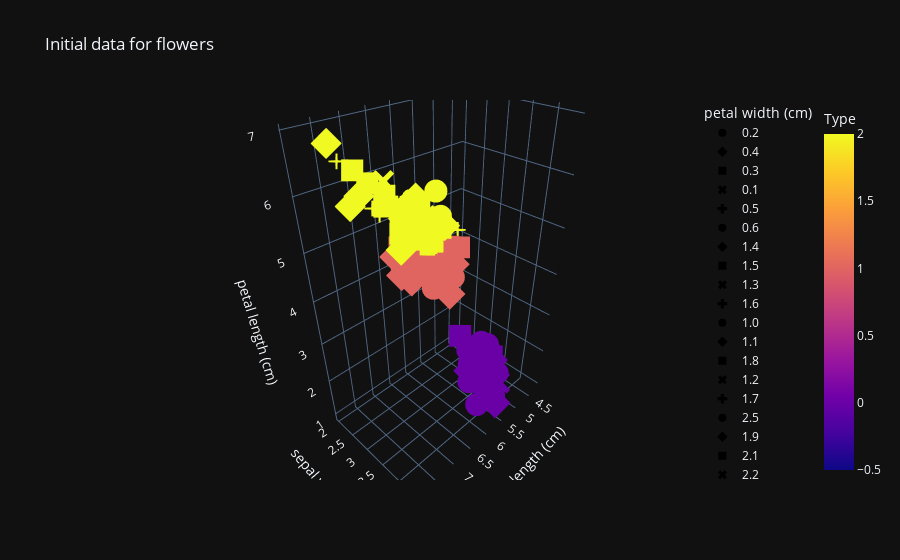
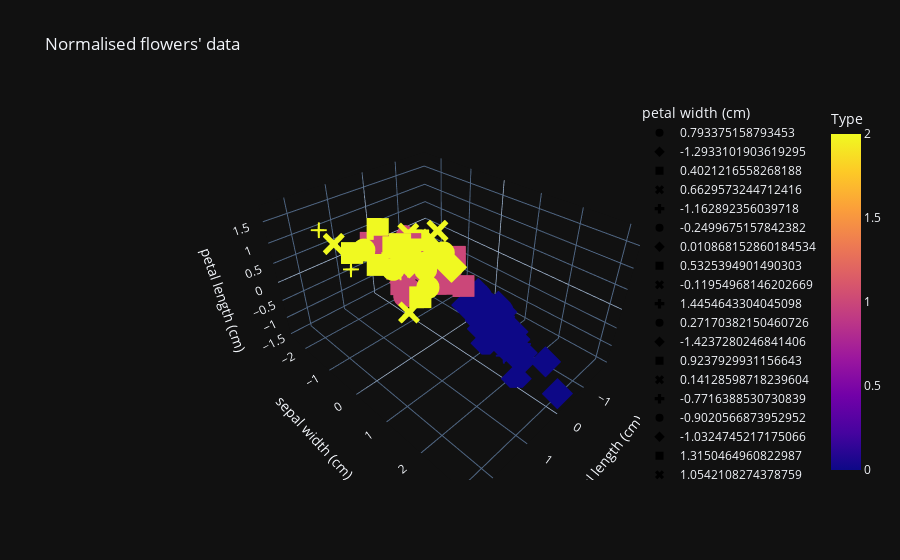

These figures' notebook cell, in order:
### Code cell
print("IRIS")
inputs, outputs, outputNames, feature1, feature2, feature3, feature4, featureNames = load_data_flowers()
plot_data_four_features(inputs, outputs, featureNames, "Initial data for flowers")
plot_histogram_feature(feature1, featureNames[0])
plot_histogram_feature(feature2, featureNames[1])
plot_histogram_feature(feature3, featureNames[2])
plot_histogram_feature(feature4, featureNames[3])
plot_histogram_data(outputs, outputNames, 'Flowers class')
trainInputs, trainOutputs, testInputs, testOutputs = train_and_test(inputs, outputs)
trainInputs, testInputs = normalisation(trainInputs, testInputs)
plot_data_four_features(trainInputs, trainOutputs, featureNames, "Normalised flowers' data")
computedOutputs = classifier_by_tool(trainInputs, trainOutputs, testInputs, testOutputs)
print('Computed:', list(computedOutputs))
print('Real:    ', testOutputs)
print()
computedOutputsByMe = classifier_by_me(trainInputs, trainOutputs, testInputs)
print('Computed by me:', computedOutputsByMe)
print('Real:          ', testOutputs)
confusion_matrix_by_me = evaluate(np.array(testOutputs), np.array(computedOutputsByMe), outputNames)
plot_confusion_matrix(confusion_matrix_by_me, outputNames, "Iris classification by me")

print('\n\nDIGITS')
inputs, outputs, outputNames = load_data_digit()
plot_histogram_data(outputs, outputNames, 'Digits Class')
trainInputs, trainOutputs, testInputs, testOutputs = train_and_test(inputs, outputs)
trainInputs, testInputs = flatten_data(trainInputs, testInputs)
trainInputs, testInputs = normalisation(trainInputs, testInputs)
computedOutputs = classifier_by_tool(trainInputs, trainOutputs, testInputs, testOutputs)
print('Computed:', list(computedOutputs))
print('Real:    ', testOutputs)
print()
computedOutputsByMe = classifier_by_me(trainInputs, trainOutputs, testInputs)
print('Computed by me:', computedOutputsByMe)
print('Real:          ', testOutputs)
confusion_matrix_by_me = evaluate(np.array(testOutputs), np.array(computedOutputsByMe), outputNames)
plot_confusion_matrix(confusion_matrix_by_me, outputNames, "Digits classification by me")

### Figure 1 — Plotly figure (JSON) as saved in the notebook; plotly's stock layout.template omitted (floating-point values rounded to 4 significant figures)
{"data": [{"hovertemplate": "petal width (cm)=0.2<br>sepal length (cm)=%{x}<br>sepal width (cm)=%{y}<br>petal length (cm)=%{z}<br>Type=%{marker.color}<extra></extra>", "legendgroup": "0.2", "marker": {"color": [0, 0, 0, 0, 0, 0, 0, 0, 0, 0, 0, 0, 0, 0, 0, 0, 0, 0, 0, 0, 0, 0, 0, 0, 0, 0, 0, 0, 0], "coloraxis": "coloraxis", "symbol": "circle"}, "mode": "markers", "name": "0.2", "scene": "scene", "showlegend": true, "x": [5.1, 4.9, 4.7, 4.6, 5.0, 5.0, 4.4, 5.4, 4.8, 5.8, 5.4, 4.6, 4.8, 5.0, 5.2, 5.2, 4.7, 4.8, 5.5, 4.9, 5.0, 5.5, 4.4, 5.1, 4.4, 5.1, 4.6, 5.3, 5.0], "y": [3.5, 3.0, 3.2, 3.1, 3.6, 3.4, 2.9, 3.7, 3.4, 4.0, 3.4, 3.6, 3.4, 3.0, 3.5, 3.4, 3.2, 3.1, 4.2, 3.1, 3.2, 3.5, 3.0, 3.4, 3.2, 3.8, 3.2, 3.7, 3.3], "z": [1.4, 1.4, 1.3, 1.5, 1.4, 1.5, 1.4, 1.5, 1.6, 1.2, 1.7, 1.0, 1.9, 1.6, 1.5, 1.4, 1.6, 1.6, 1.4, 1.5, 1.2, 1.3, 1.3, 1.5, 1.3, 1.6, 1.4, 1.5, 1.4], "type": "scatter3d"}, {"hovertemplate": "petal width (cm)=0.4<br>sepal length (cm)=%{x}<br>sepal width (cm)=%{y}<br>petal length (cm)=%{z}<br>Type=%{marker.color}<extra></extra>", "legendgroup": "0.4", "marker": {"color": [0, 0, 0, 0, 0, 0, 0], "coloraxis": "coloraxis", "symbol": "diamond"}, "mode": "markers", "name": "0.4", "scene": "scene", "showlegend": true, "x": [5.4, 5.7, 5.4, 5.1, 5.0, 5.4, 5.1], "y": [3.9, 4.4, 3.9, 3.7, 3.4, 3.4, 3.8], "z": [1.7, 1.5, 1.3, 1.5, 1.6, 1.5, 1.9], "type": "scatter3d"}, {"hovertemplate": "petal width (cm)=0.3<br>sepal length (cm)=%{x}<br>sepal width (cm)=%{y}<br>petal length (cm)=%{z}<br>Type=%{marker.color}<extra></extra>", "legendgroup": "0.3", "marker": {"color": [0, 0, 0, 0, 0, 0, 0], "coloraxis": "coloraxis", "symbol": "square"}, "mode": "markers", "name": "0.3", "scene": "scene", "showlegend": true, "x": [4.6, 5.1, 5.7, 5.1, 5.0, 4.5, 4.8], "y": [3.4, 3.5, 3.8, 3.8, 3.5, 2.3, 3.0], "z": [1.4, 1.4, 1.7, 1.5, 1.3, 1.3, 1.4], "type": "scatter3d"}, {"hovertemplate": "petal width (cm)=0.1<br>sepal length (cm)=%{x}<br>sepal width (cm)=%{y}<br>petal length (cm)=%{z}<br>Type=%{marker.color}<extra></extra>", "legendgroup": "0.1", "marker": {"color": [0, 0, 0, 0, 0], "coloraxis": "coloraxis", "symbol": "x"}, "mode": "markers", "name": "0.1", "scene": "scene", "showlegend": true, "x": [4.9, 4.8, 4.3, 5.2, 4.9], "y": [3.1, 3.0, 3.0, 4.1, 3.6], "z": [1.5, 1.4, 1.1, 1.5, 1.4], "type": "scatter3d"}, {"hovertemplate": "petal width (cm)=0.5<br>sepal length (cm)=%{x}<br>sepal width (cm)=%{y}<br>petal length (cm)=%{z}<br>Type=%{marker.color}<extra></extra>", "legendgroup": "0.5", "marker": {"color": [0], "coloraxis": "coloraxis", "symbol": "cross"}, "mode": "markers", "name": "0.5", "scene": "scene", "showlegend": true, "x": [5.1], "y": [3.3], "z": [1.7], "type": "scatter3d"}, {"hovertemplate": "petal width (cm)=0.6<br>sepal length (cm)=%{x}<br>sepal width (cm)=%{y}<br>petal length (cm)=%{z}<br>Type=%{marker.color}<extra></extra>", "legendgroup": "0.6", "marker": {"color": [0], "coloraxis": "coloraxis", "symbol": "circle"}, "mode": "markers", "name": "0.6", "scene": "scene", "showlegend": true, "x": [5.0], "y": [3.5], "z": [1.6], "type": "scatter3d"}, {"hovertemplate": "petal width (cm)=1.4<br>sepal length (cm)=%{x}<br>sepal width (cm)=%{y}<br>petal length (cm)=%{z}<br>Type=%{marker.color}<extra></extra>", "legendgroup": "1.4", "marker": {"color": [1, 1, 1, 1, 1, 1, 1, 2], "coloraxis": "coloraxis", "symbol": "diamond"}, "mode": "markers", "name": "1.4", "scene": "scene", "showlegend": true, "x": [7.0, 5.2, 6.1, 6.7, 6.6, 6.8, 6.1, 6.1], "y": [3.2, 2.7, 2.9, 3.1, 3.0, 2.8, 3.0, 2.6], "z": [4.7, 3.9, 4.7, 4.4, 4.4, 4.8, 4.6, 5.6], "type": "scatter3d"}, {"hovertemplate": "petal width (cm)=1.5<br>sepal length (cm)=%{x}<br>sepal width (cm)=%{y}<br>petal length (cm)=%{z}<br>Type=%{marker.color}<extra></extra>", "legendgroup": "1.5", "marker": {"color": [1, 1, 1, 1, 1, 1, 1, 1, 1, 1, 2, 2], "coloraxis": "coloraxis", "symbol": "square"}, "mode": "markers", "name": "1.5", "scene": "scene", "showlegend": true, "x": [6.4, 6.9, 6.5, 5.9, 5.6, 6.2, 6.3, 6.0, 5.4, 6.7, 6.0, 6.3], "y": [3.2, 3.1, 2.8, 3.0, 3.0, 2.2, 2.5, 2.9, 3.0, 3.1, 2.2, 2.8], "z": [4.5, 4.9, 4.6, 4.2, 4.5, 4.5, 4.9, 4.5, 4.5, 4.7, 5.0, 5.1], "type": "scatter3d"}, {"hovertemplate": "petal width (cm)=1.3<br>sepal length (cm)=%{x}<br>sepal width (cm)=%{y}<br>petal length (cm)=%{z}<br>Type=%{marker.color}<extra></extra>", "legendgroup": "1.3", "marker": {"color": [1, 1, 1, 1, 1, 1, 1, 1, 1, 1, 1, 1, 1], "coloraxis": "coloraxis", "symbol": "x"}, "mode": "markers", "name": "1.3", "scene": "scene", "showlegend": true, "x": [5.5, 5.7, 6.6, 5.6, 6.1, 6.4, 6.3, 5.6, 5.5, 5.6, 5.7, 6.2, 5.7], "y": [2.3, 2.8, 2.9, 2.9, 2.8, 2.9, 2.3, 3.0, 2.5, 2.7, 2.9, 2.9, 2.8], "z": [4.0, 4.5, 4.6, 3.6, 4.0, 4.3, 4.4, 4.1, 4.0, 4.2, 4.2, 4.3, 4.1], "type": "scatter3d"}, {"hovertemplate": "petal width (cm)=1.6<br>sepal length (cm)=%{x}<br>sepal width (cm)=%{y}<br>petal length (cm)=%{z}<br>Type=%{marker.color}<extra></extra>", "legendgroup": "1.6", "marker": {"color": [1, 1, 1, 2], "coloraxis": "coloraxis", "symbol": "cross"}, "mode": "markers", "name": "1.6", "scene": "scene", "showlegend": true, "x": [6.3, 6.0, 6.0, 7.2], "y": [3.3, 2.7, 3.4, 3.0], "z": [4.7, 5.1, 4.5, 5.8], "type": "scatter3d"}, {"hovertemplate": "petal width (cm)=1.0<br>sepal length (cm)=%{x}<br>sepal width (cm)=%{y}<br>petal length (cm)=%{z}<br>Type=%{marker.color}<extra></extra>", "legendgroup": "1.0", "marker": {"color": [1, 1, 1, 1, 1, 1, 1], "coloraxis": "coloraxis", "symbol": "circle"}, "mode": "markers", "name": "1.0", "scene": "scene", "showlegend": true, "x": [4.9, 5.0, 6.0, 5.8, 5.7, 5.5, 5.0], "y": [2.4, 2.0, 2.2, 2.7, 2.6, 2.4, 2.3], "z": [3.3, 3.5, 4.0, 4.1, 3.5, 3.7, 3.3], "type": "scatter3d"}, {"hovertemplate": "petal width (cm)=1.1<br>sepal length (cm)=%{x}<br>sepal width (cm)=%{y}<br>petal length (cm)=%{z}<br>Type=%{marker.color}<extra></extra>", "legendgroup": "1.1", "marker": {"color": [1, 1, 1], "coloraxis": "coloraxis", "symbol": "diamond"}, "mode": "markers", "name": "1.1", "scene": "scene", "showlegend": true, "x": [5.6, 5.5, 5.1], "y": [2.5, 2.4, 2.5], "z": [3.9, 3.8, 3.0], "type": "scatter3d"}, {"hovertemplate": "petal width (cm)=1.8<br>sepal length (cm)=%{x}<br>sepal width (cm)=%{y}<br>petal length (cm)=%{z}<br>Type=%{marker.color}<extra></extra>", "legendgroup": "1.8", "marker": {"color": [1, 2, 2, 2, 2, 2, 2, 2, 2, 2, 2, 2], "coloraxis": "coloraxis", "symbol": "square"}, "mode": "markers", "name": "1.8", "scene": "scene", "showlegend": true, "x": [5.9, 6.3, 7.3, 6.7, 6.5, 6.3, 7.2, 6.2, 6.1, 6.4, 6.0, 5.9], "y": [3.2, 2.9, 2.9, 2.5, 3.0, 2.7, 3.2, 2.8, 3.0, 3.1, 3.0, 3.0], "z": [4.8, 5.6, 6.3, 5.8, 5.5, 4.9, 6.0, 4.8, 4.9, 5.5, 4.8, 5.1], "type": "scatter3d"}, {"hovertemplate": "petal width (cm)=1.2<br>sepal length (cm)=%{x}<br>sepal width (cm)=%{y}<br>petal length (cm)=%{z}<br>Type=%{marker.color}<extra></extra>", "legendgroup": "1.2", "marker": {"color": [1, 1, 1, 1, 1], "coloraxis": "coloraxis", "symbol": "x"}, "mode": "markers", "name": "1.2", "scene": "scene", "showlegend": true, "x": [6.1, 5.8, 5.5, 5.8, 5.7], "y": [2.8, 2.7, 2.6, 2.6, 3.0], "z": [4.7, 3.9, 4.4, 4.0, 4.2], "type": "scatter3d"}, {"hovertemplate": "petal width (cm)=1.7<br>sepal length (cm)=%{x}<br>sepal width (cm)=%{y}<br>petal length (cm)=%{z}<br>Type=%{marker.color}<extra></extra>", "legendgroup": "1.7", "marker": {"color": [1, 2], "coloraxis": "coloraxis", "symbol": "cross"}, "mode": "markers", "name": "1.7", "scene": "scene", "showlegend": true, "x": [6.7, 4.9], "y": [3.0, 2.5], "z": [5.0, 4.5], "type": "scatter3d"}, {"hovertemplate": "petal width (cm)=2.5<br>sepal length (cm)=%{x}<br>sepal width (cm)=%{y}<br>petal length (cm)=%{z}<br>Type=%{marker.color}<extra></extra>", "legendgroup": "2.5", "marker": {"color": [2, 2, 2], "coloraxis": "coloraxis", "symbol": "circle"}, "mode": "markers", "name": "2.5", "scene": "scene", "showlegend": true, "x": [6.3, 7.2, 6.7], "y": [3.3, 3.6, 3.3], "z": [6.0, 6.1, 5.7], "type": "scatter3d"}, {"hovertemplate": "petal width (cm)=1.9<br>sepal length (cm)=%{x}<br>sepal width (cm)=%{y}<br>petal length (cm)=%{z}<br>Type=%{marker.color}<extra></extra>", "legendgroup": "1.9", "marker": {"color": [2, 2, 2, 2, 2], "coloraxis": "coloraxis", "symbol": "diamond"}, "mode": "markers", "name": "1.9", "scene": "scene", "showlegend": true, "x": [5.8, 6.4, 7.4, 5.8, 6.3], "y": [2.7, 2.7, 2.8, 2.7, 2.5], "z": [5.1, 5.3, 6.1, 5.1, 5.0], "type": "scatter3d"}, {"hovertemplate": "petal width (cm)=2.1<br>sepal length (cm)=%{x}<br>sepal width (cm)=%{y}<br>petal length (cm)=%{z}<br>Type=%{marker.color}<extra></extra>", "legendgroup": "2.1", "marker": {"color": [2, 2, 2, 2, 2, 2], "coloraxis": "coloraxis", "symbol": "square"}, "mode": "markers", "name": "2.1", "scene": "scene", "showlegend": true, "x": [7.1, 7.6, 6.8, 6.7, 6.4, 6.9], "y": [3.0, 3.0, 3.0, 3.3, 2.8, 3.1], "z": [5.9, 6.6, 5.5, 5.7, 5.6, 5.4], "type": "scatter3d"}, {"hovertemplate": "petal width (cm)=2.2<br>sepal length (cm)=%{x}<br>sepal width (cm)=%{y}<br>petal length (cm)=%{z}<br>Type=%{marker.color}<extra></extra>", "legendgroup": "2.2", "marker": {"color": [2, 2, 2], "coloraxis": "coloraxis", "symbol": "x"}, "mode": "markers", "name": "2.2", "scene": "scene", "showlegend": true, "x": [6.5, 7.7, 6.4], "y": [3.0, 3.8, 2.8], "z": [5.8, 6.7, 5.6], "type": "scatter3d"}, {"hovertemplate": "petal width (cm)=2.0<br>sepal length (cm)=%{x}<br>sepal width (cm)=%{y}<br>petal length (cm)=%{z}<br>Type=%{marker.color}<extra></extra>", "legendgroup": "2.0", "marker": {"color": [2, 2, 2, 2, 2, 2], "coloraxis": "coloraxis", "symbol": "cross"}, "mode": "markers", "name": "2.0", "scene": "scene", "showlegend": true, "x": [6.5, 5.7, 5.6, 7.7, 7.9, 6.5], "y": [3.2, 2.5, 2.8, 2.8, 3.8, 3.0], "z": [5.1, 5.0, 4.9, 6.7, 6.4, 5.2], "type": "scatter3d"}, {"hovertemplate": "petal width (cm)=2.4<br>sepal length (cm)=%{x}<br>sepal width (cm)=%{y}<br>petal length (cm)=%{z}<br>Type=%{marker.color}<extra></extra>", "legendgroup": "2.4", "marker": {"color": [2, 2, 2], "coloraxis": "coloraxis", "symbol": "circle"}, "mode": "markers", "name": "2.4", "scene": "scene", "showlegend": true, "x": [5.8, 6.3, 6.7], "y": [2.8, 3.4, 3.1], "z": [5.1, 5.6, 5.6], "type": "scatter3d"}, {"hovertemplate": "petal width (cm)=2.3<br>sepal length (cm)=%{x}<br>sepal width (cm)=%{y}<br>petal length (cm)=%{z}<br>Type=%{marker.color}<extra></extra>", "legendgroup": "2.3", "marker": {"color": [2, 2, 2, 2, 2, 2, 2, 2], "coloraxis": "coloraxis", "symbol": "diamond"}, "mode": "markers", "name": "2.3", "scene": "scene", "showlegend": true, "x": [6.4, 7.7, 6.9, 7.7, 6.9, 6.8, 6.7, 6.2], "y": [3.2, 2.6, 3.2, 3.0, 3.1, 3.2, 3.0, 3.4], "z": [5.3, 6.9, 5.7, 6.1, 5.1, 5.9, 5.2, 5.4], "type": "scatter3d"}], "layout": {"scene": {"domain": {"x": [0.0, 1.0], "y": [0.0, 1.0]}, "xaxis": {"title": {"text": "sepal length (cm)"}}, "yaxis": {"title": {"text": "sepal width (cm)"}}, "zaxis": {"title": {"text": "petal length (cm)"}}}, "coloraxis": {"colorbar": {"title": {"text": "Type"}}, "colorscale": [[0.0, "#0d0887"], [0.1111, "#46039f"], [0.2222, "#7201a8"], [0.3333, "#9c179e"], [0.4444, "#bd3786"], [0.5556, "#d8576b"], [0.6667, "#ed7953"], [0.7778, "#fb9f3a"], [0.8889, "#fdca26"], [1.0, "#f0f921"]]}, "legend": {"title": {"text": "petal width (cm)"}, "tracegroupgap": 0, "orientation": "v", "yanchor": "top", "xanchor": "right"}, "title": {"text": "Initial data for flowers"}}}

### Figure 2 — Plotly figure (JSON) as saved in the notebook; plotly's stock layout.template omitted (floating-point values rounded to 4 significant figures)
{"data": [{"hovertemplate": "petal width (cm)=0.793375158793453<br>sepal length (cm)=%{x}<br>sepal width (cm)=%{y}<br>petal length (cm)=%{z}<br>Type=%{marker.color}<extra></extra>", "legendgroup": "0.793375158793453", "marker": {"color": [2, 2, 2, 2, 2, 1, 2, 2], "coloraxis": "coloraxis", "symbol": "circle"}, "mode": "markers", "name": "0.793375158793453", "scene": "scene", "showlegend": true, "x": [0.1748, 1.707, 0.2927, 1.589, 0.5284, 0.05697, 0.05697, 0.7642], "y": [-0.1426, -0.3738, -0.1426, 0.3199, -0.8363, 0.3199, -0.1426, -0.1426], "z": [0.5864, 1.423, 0.6421, 1.255, 0.6421, 0.5864, 0.7536, 0.9767], "type": "scatter3d"}, {"hovertemplate": "petal width (cm)=-1.2933101903619295<br>sepal length (cm)=%{x}<br>sepal width (cm)=%{y}<br>petal length (cm)=%{z}<br>Type=%{marker.color}<extra></extra>", "legendgroup": "-1.2933101903619295", "marker": {"color": [0, 0, 0, 0, 0, 0, 0, 0, 0, 0, 0, 0, 0, 0, 0, 0, 0, 0, 0, 0, 0, 0], "coloraxis": "coloraxis", "symbol": "diamond"}, "mode": "markers", "name": "-1.2933101903619295", "scene": "scene", "showlegend": true, "x": [-0.4145, -0.886, -0.7681, -0.6502, -1.004, -1.475, -1.711, -1.24, -1.004, -1.475, -1.122, -1.004, -1.004, -0.7681, -1.122, -1.24, -0.5324, -1.711, -1.004, -0.0609, -1.357, -0.5324], "y": [1.014, 1.014, 1.014, 1.476, 0.5511, 0.08864, 0.3199, 0.7823, 0.7823, 0.3199, 0.08864, 1.245, -0.1426, 0.7823, -0.1426, 0.08864, 1.476, -0.3738, 0.3199, 2.17, 0.3199, 0.7823], "z": [-1.365, -1.309, -1.254, -1.254, -1.309, -1.254, -1.365, -1.031, -1.254, -1.309, -1.254, -1.309, -1.198, -1.309, -1.309, -1.198, -1.254, -1.309, -1.421, -1.421, -1.365, -1.142], "type": "scatter3d"}, {"hovertemplate": "petal width (cm)=0.4021216558268188<br>sepal length (cm)=%{x}<br>sepal width (cm)=%{y}<br>petal length (cm)=%{z}<br>Type=%{marker.color}<extra></extra>", "legendgroup": "0.4021216558268188", "marker": {"color": [1, 1, 1, 2, 2, 1, 1, 1, 1, 1], "coloraxis": "coloraxis", "symbol": "square"}, "mode": "markers", "name": "0.4021216558268188", "scene": "scene", "showlegend": true, "x": [0.1748, -0.2966, 1.236, 0.5284, 0.1748, -0.5324, 0.4106, 0.05697, 0.7642, 0.5284], "y": [-0.3738, -0.1426, 0.08864, -0.6051, -1.992, -0.1426, -1.992, -0.1426, -0.6051, -1.299], "z": [0.4191, 0.4191, 0.6421, 0.7536, 0.6979, 0.4191, 0.4191, 0.2518, 0.4749, 0.6421], "type": "scatter3d"}, {"hovertemplate": "petal width (cm)=0.6629573244712416<br>sepal length (cm)=%{x}<br>sepal width (cm)=%{y}<br>petal length (cm)=%{z}<br>Type=%{marker.color}<extra></extra>", "legendgroup": "0.6629573244712416", "marker": {"color": [2, 1], "coloraxis": "coloraxis", "symbol": "x"}, "mode": "markers", "name": "0.6629573244712416", "scene": "scene", "showlegend": true, "x": [-1.122, 0.9999], "y": [-1.299, -0.1426], "z": [0.4191, 0.6979], "type": "scatter3d"}, {"hovertemplate": "petal width (cm)=-1.162892356039718<br>sepal length (cm)=%{x}<br>sepal width (cm)=%{y}<br>petal length (cm)=%{z}<br>Type=%{marker.color}<extra></extra>", "legendgroup": "-1.162892356039718", "marker": {"color": [0, 0, 0, 0, 0, 0, 0], "coloraxis": "coloraxis", "symbol": "cross"}, "mode": "markers", "name": "-1.162892356039718", "scene": "scene", "showlegend": true, "x": [-0.886, -1.593, -1.24, -0.886, -1.475, -1.004, -0.1788], "y": [1.707, -1.761, -0.1426, 1.014, 0.7823, 1.014, 1.707], "z": [-1.254, -1.365, -1.309, -1.309, -1.309, -1.365, -1.142], "type": "scatter3d"}, {"hovertemplate": "petal width (cm)=-0.2499675157842382<br>sepal length (cm)=%{x}<br>sepal width (cm)=%{y}<br>petal length (cm)=%{z}<br>Type=%{marker.color}<extra></extra>", "legendgroup": "-0.2499675157842382", "marker": {"color": [1, 1, 1, 1, 1], "coloraxis": "coloraxis", "symbol": "circle"}, "mode": "markers", "name": "-0.2499675157842382", "scene": "scene", "showlegend": true, "x": [-1.004, -1.004, -0.1788, -0.0609, 0.1748], "y": [-2.455, -1.761, -1.068, -0.8363, -1.992], "z": [-0.1385, -0.25, -0.1385, 0.1961, 0.1403], "type": "scatter3d"}, {"hovertemplate": "petal width (cm)=0.010868152860184534<br>sepal length (cm)=%{x}<br>sepal width (cm)=%{y}<br>petal length (cm)=%{z}<br>Type=%{marker.color}<extra></extra>", "legendgroup": "0.010868152860184534", "marker": {"color": [1, 1, 1, 1], "coloraxis": "coloraxis", "symbol": "diamond"}, "mode": "markers", "name": "0.010868152860184534", "scene": "scene", "showlegend": true, "x": [0.2927, -0.1788, -0.0609, -0.4145], "y": [-0.6051, -0.1426, -1.068, -1.068], "z": [0.5306, 0.2518, 0.1403, 0.3633], "type": "scatter3d"}, {"hovertemplate": "petal width (cm)=0.5325394901490303<br>sepal length (cm)=%{x}<br>sepal width (cm)=%{y}<br>petal length (cm)=%{z}<br>Type=%{marker.color}<extra></extra>", "legendgroup": "0.5325394901490303", "marker": {"color": [2, 1, 1, 1], "coloraxis": "coloraxis", "symbol": "square"}, "mode": "markers", "name": "0.5325394901490303", "scene": "scene", "showlegend": true, "x": [1.589, 0.1748, 0.1748, 0.5284], "y": [-0.1426, 0.7823, -0.8363, 0.5511], "z": [1.144, 0.4191, 0.7536, 0.5306], "type": "scatter3d"}, {"hovertemplate": "petal width (cm)=-0.11954968146202669<br>sepal length (cm)=%{x}<br>sepal width (cm)=%{y}<br>petal length (cm)=%{z}<br>Type=%{marker.color}<extra></extra>", "legendgroup": "-0.11954968146202669", "marker": {"color": [1, 1], "coloraxis": "coloraxis", "symbol": "x"}, "mode": "markers", "name": "-0.11954968146202669", "scene": "scene", "showlegend": true, "x": [-0.886, -0.4145], "y": [-1.299, -1.53], "z": [-0.4172, 0.02881], "type": "scatter3d"}, {"hovertemplate": "petal width (cm)=1.4454643304045098<br>sepal length (cm)=%{x}<br>sepal width (cm)=%{y}<br>petal length (cm)=%{z}<br>Type=%{marker.color}<extra></extra>", "legendgroup": "1.4454643304045098", "marker": {"color": [2, 2, 2, 2, 2], "coloraxis": "coloraxis", "symbol": "cross"}, "mode": "markers", "name": "1.4454643304045098", "scene": "scene", "showlegend": true, "x": [0.6463, 2.179, 1.236, 2.179, 1.118], "y": [0.3199, -0.1426, 0.3199, -1.068, 0.3199], "z": [0.8652, 1.311, 1.088, 1.757, 1.2], "type": "scatter3d"}, {"hovertemplate": "petal width (cm)=0.27170382150460726<br>sepal length (cm)=%{x}<br>sepal width (cm)=%{y}<br>petal length (cm)=%{z}<br>Type=%{marker.color}<extra></extra>", "legendgroup": "0.27170382150460726", "marker": {"color": [1, 1, 1, 1, 1], "coloraxis": "coloraxis", "symbol": "circle"}, "mode": "markers", "name": "0.27170382150460726", "scene": "scene", "showlegend": true, "x": [-0.7681, 0.2927, 0.2927, 1.353, 0.9999], "y": [-0.8363, -0.1426, -0.3738, 0.3199, 0.08864], "z": [0.08456, 0.4749, 0.5306, 0.5306, 0.3633], "type": "scatter3d"}, {"hovertemplate": "petal width (cm)=-1.4237280246841406<br>sepal length (cm)=%{x}<br>sepal width (cm)=%{y}<br>petal length (cm)=%{z}<br>Type=%{marker.color}<extra></extra>", "legendgroup": "-1.4237280246841406", "marker": {"color": [0, 0, 0, 0, 0], "coloraxis": "coloraxis", "symbol": "diamond"}, "mode": "markers", "name": "-1.4237280246841406", "scene": "scene", "showlegend": true, "x": [-1.24, -1.122, -1.829, -0.7681, -1.122], "y": [-0.1426, 1.245, -0.1426, 2.401, 0.08864], "z": [-1.309, -1.309, -1.477, -1.254, -1.254], "type": "scatter3d"}, {"hovertemplate": "petal width (cm)=0.9237929931156643<br>sepal length (cm)=%{x}<br>sepal width (cm)=%{y}<br>petal length (cm)=%{z}<br>Type=%{marker.color}<extra></extra>", "legendgroup": "0.9237929931156643", "marker": {"color": [2, 2, 2], "coloraxis": "coloraxis", "symbol": "square"}, "mode": "markers", "name": "0.9237929931156643", "scene": "scene", "showlegend": true, "x": [1.825, 0.6463, -0.0609], "y": [-0.6051, -0.8363, -0.8363], "z": [1.311, 0.8652, 0.7536], "type": "scatter3d"}, {"hovertemplate": "petal width (cm)=0.14128598718239604<br>sepal length (cm)=%{x}<br>sepal width (cm)=%{y}<br>petal length (cm)=%{z}<br>Type=%{marker.color}<extra></extra>", "legendgroup": "0.14128598718239604", "marker": {"color": [1, 1, 1, 1, 1, 1, 1, 1, 1, 1, 1, 1], "coloraxis": "coloraxis", "symbol": "x"}, "mode": "markers", "name": "0.14128598718239604", "scene": "scene", "showlegend": true, "x": [0.2927, -0.2966, 0.882, -0.1788, -0.1788, 0.4106, 0.5284, -0.2966, -0.4145, -0.4145, -0.1788, 0.6463], "y": [-0.6051, -0.3738, -0.3738, -0.6051, -0.6051, -0.3738, -1.761, -0.1426, -1.761, -1.299, -0.3738, -0.3738], "z": [0.1403, -0.08271, 0.4749, 0.1961, 0.4191, 0.3076, 0.3633, 0.1961, 0.1403, 0.1403, 0.2518, 0.3076], "type": "scatter3d"}, {"hovertemplate": "petal width (cm)=-0.7716388530730839<br>sepal length (cm)=%{x}<br>sepal width (cm)=%{y}<br>petal length (cm)=%{z}<br>Type=%{marker.color}<extra></extra>", "legendgroup": "-0.7716388530730839", "marker": {"color": [0], "coloraxis": "coloraxis", "symbol": "cross"}, "mode": "markers", "name": "-0.7716388530730839", "scene": "scene", "showlegend": true, "x": [-1.004], "y": [1.014], "z": [-1.198], "type": "scatter3d"}, {"hovertemplate": "petal width (cm)=-0.9020566873952952<br>sepal length (cm)=%{x}<br>sepal width (cm)=%{y}<br>petal length (cm)=%{z}<br>Type=%{marker.color}<extra></extra>", "legendgroup": "-0.9020566873952952", "marker": {"color": [0], "coloraxis": "coloraxis", "symbol": "circle"}, "mode": "markers", "name": "-0.9020566873952952", "scene": "scene", "showlegend": true, "x": [-0.886], "y": [0.5511], "z": [-1.142], "type": "scatter3d"}, {"hovertemplate": "petal width (cm)=-1.0324745217175066<br>sepal length (cm)=%{x}<br>sepal width (cm)=%{y}<br>petal length (cm)=%{z}<br>Type=%{marker.color}<extra></extra>", "legendgroup": "-1.0324745217175066", "marker": {"color": [0, 0, 0, 0, 0], "coloraxis": "coloraxis", "symbol": "diamond"}, "mode": "markers", "name": "-1.0324745217175066", "scene": "scene", "showlegend": true, "x": [-1.004, -0.1788, -0.5324, -0.5324, -0.886], "y": [0.7823, 3.095, 1.938, 1.938, 1.476], "z": [-1.198, -1.254, -1.142, -1.365, -1.254], "type": "scatter3d"}, {"hovertemplate": "petal width (cm)=1.3150464960822987<br>sepal length (cm)=%{x}<br>sepal width (cm)=%{y}<br>petal length (cm)=%{z}<br>Type=%{marker.color}<extra></extra>", "legendgroup": "1.3150464960822987", "marker": {"color": [2, 2, 2], "coloraxis": "coloraxis", "symbol": "square"}, "mode": "markers", "name": "1.3150464960822987", "scene": "scene", "showlegend": true, "x": [0.6463, 2.179, 0.7642], "y": [-0.6051, 1.707, -0.1426], "z": [1.032, 1.646, 1.144], "type": "scatter3d"}, {"hovertemplate": "petal width (cm)=1.0542108274378759<br>sepal length (cm)=%{x}<br>sepal width (cm)=%{y}<br>petal length (cm)=%{z}<br>Type=%{marker.color}<extra></extra>", "legendgroup": "1.0542108274378759", "marker": {"color": [2, 2, 2, 2], "coloraxis": "coloraxis", "symbol": "x"}, "mode": "markers", "name": "1.0542108274378759", "scene": "scene", "showlegend": true, "x": [-0.1788, 0.7642, 2.179, 2.414], "y": [-1.299, -0.1426, -0.6051, 1.707], "z": [0.6979, 0.8094, 1.646, 1.478], "type": "scatter3d"}, {"hovertemplate": "petal width (cm)=1.1846286617600874<br>sepal length (cm)=%{x}<br>sepal width (cm)=%{y}<br>petal length (cm)=%{z}<br>Type=%{marker.color}<extra></extra>", "legendgroup": "1.1846286617600874", "marker": {"color": [2, 2, 2, 2, 2, 2], "coloraxis": "coloraxis", "symbol": "cross"}, "mode": "markers", "name": "1.1846286617600874", "scene": "scene", "showlegend": true, "x": [0.9999, 1.471, 1.236, 2.061, 0.6463, 1.118], "y": [0.5511, -0.1426, 0.08864, -0.1426, -0.6051, -0.1426], "z": [1.088, 1.2, 0.9209, 1.59, 1.032, 0.9767], "type": "scatter3d"}, {"hovertemplate": "petal width (cm)=1.7062999990489327<br>sepal length (cm)=%{x}<br>sepal width (cm)=%{y}<br>petal length (cm)=%{z}<br>Type=%{marker.color}<extra></extra>", "legendgroup": "1.7062999990489327", "marker": {"color": [2, 2, 2], "coloraxis": "coloraxis", "symbol": "circle"}, "mode": "markers", "name": "1.7062999990489327", "scene": "scene", "showlegend": true, "x": [0.5284, 1.589, 0.9999], "y": [0.5511, 1.245, 0.5511], "z": [1.255, 1.311, 1.088], "type": "scatter3d"}, {"hovertemplate": "petal width (cm)=1.5758821647267212<br>sepal length (cm)=%{x}<br>sepal width (cm)=%{y}<br>petal length (cm)=%{z}<br>Type=%{marker.color}<extra></extra>", "legendgroup": "1.5758821647267212", "marker": {"color": [2, 2, 2], "coloraxis": "coloraxis", "symbol": "diamond"}, "mode": "markers", "name": "1.5758821647267212", "scene": "scene", "showlegend": true, "x": [0.9999, -0.0609, 0.5284], "y": [0.08864, -0.6051, 0.7823], "z": [1.032, 0.7536, 1.032], "type": "scatter3d"}], "layout": {"scene": {"domain": {"x": [0.0, 1.0], "y": [0.0, 1.0]}, "xaxis": {"title": {"text": "sepal length (cm)"}}, "yaxis": {"title": {"text": "sepal width (cm)"}}, "zaxis": {"title": {"text": "petal length (cm)"}}}, "coloraxis": {"colorbar": {"title": {"text": "Type"}}, "colorscale": [[0.0, "#0d0887"], [0.1111, "#46039f"], [0.2222, "#7201a8"], [0.3333, "#9c179e"], [0.4444, "#bd3786"], [0.5556, "#d8576b"], [0.6667, "#ed7953"], [0.7778, "#fb9f3a"], [0.8889, "#fdca26"], [1.0, "#f0f921"]]}, "legend": {"title": {"text": "petal width (cm)"}, "tracegroupgap": 0, "orientation": "v", "yanchor": "top", "xanchor": "right"}, "title": {"text": "Normalised flowers' data"}}}
